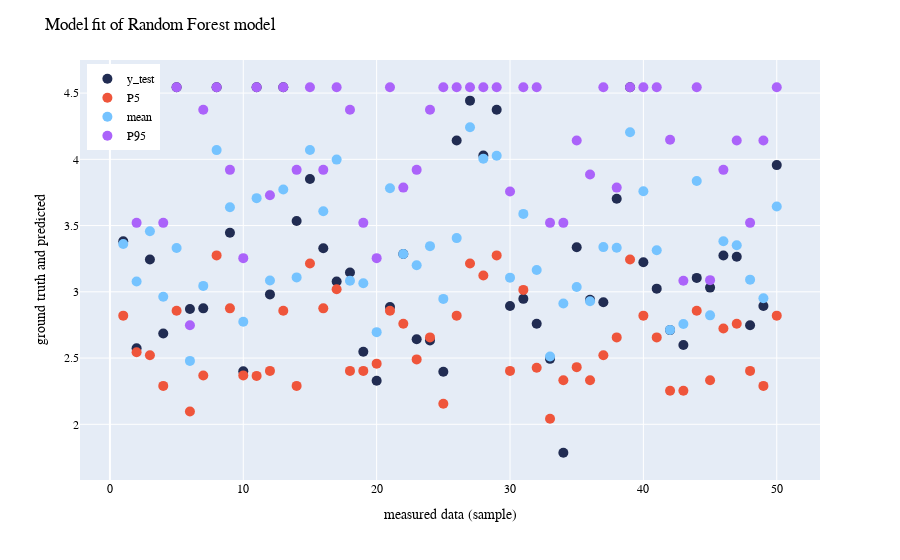

The cell this chart's notebook holds for it:
### Code cell
fig = px.scatter(df, x = "sample_number", y = "value", color = "variable", 
           color_discrete_sequence=['#212c52','light grey', '#75c3ff','light grey'])
fig.update_layout(
    font_family="Helvetica Neue, Helvetica, Arial, sans-serif",
    font_color="black",
    title = {'text':'Model fit of Random Forest model'},
    xaxis_title = "measured data (sample)",
    yaxis_title = "ground truth and predicted",
    #markersize= 12,
  )
fig.update_layout(legend=dict(
    yanchor="top",
    title=None,
    y=0.99,
    xanchor="left",
    x=0.01
))
fig.update_traces(marker_size = 10)

### Figure 1 — Plotly figure (JSON) as saved in the notebook; plotly's stock layout.template omitted (floating-point values rounded to 4 significant figures)
{"data": [{"hovertemplate": "variable=y_test<br>sample_number=%{x}<br>value=%{y}<extra></extra>", "legendgroup": "y_test", "marker": {"color": "#212c52", "size": 10, "symbol": "circle"}, "mode": "markers", "name": "y_test", "orientation": "v", "showlegend": true, "type": "scatter", "x": [1, 2, 3, 4, 5, 6, 7, 8, 9, 10, 11, 12, 13, 14, 15, 16, 17, 18, 19, 20, 21, 22, 23, 24, 25, 26, 27, 28, 29, 30, 31, 32, 33, 34, 35, 36, 37, 38, 39, 40, 41, 42, 43, 44, 45, 46, 47, 48, 49, 50], "xaxis": "x", "y": [3.381, 2.574, 3.245, 2.686, 4.544, 2.87, 2.875, 4.544, 3.446, 2.4, 4.544, 2.98, 4.544, 3.534, 3.852, 3.328, 3.077, 3.145, 2.548, 2.328, 2.885, 3.285, 2.641, 2.633, 2.396, 4.142, 4.443, 4.029, 4.374, 2.893, 2.947, 2.759, 2.494, 1.785, 3.337, 2.941, 2.921, 3.702, 4.544, 3.223, 3.024, 2.711, 2.599, 3.105, 3.032, 3.275, 3.264, 2.747, 2.893, 3.956], "yaxis": "y"}, {"hovertemplate": "variable=P5<br>sample_number=%{x}<br>value=%{y}<extra></extra>", "legendgroup": "P5", "marker": {"color": "light grey", "size": 10, "symbol": "circle"}, "mode": "markers", "name": "P5", "orientation": "v", "showlegend": true, "type": "scatter", "x": [1, 2, 3, 4, 5, 6, 7, 8, 9, 10, 11, 12, 13, 14, 15, 16, 17, 18, 19, 20, 21, 22, 23, 24, 25, 26, 27, 28, 29, 30, 31, 32, 33, 34, 35, 36, 37, 38, 39, 40, 41, 42, 43, 44, 45, 46, 47, 48, 49, 50], "xaxis": "x", "y": [2.82, 2.544, 2.521, 2.29, 2.857, 2.097, 2.369, 3.275, 2.875, 2.369, 2.365, 2.403, 2.857, 2.29, 3.214, 2.875, 3.02, 2.403, 2.403, 2.458, 2.857, 2.759, 2.49, 2.656, 2.155, 2.82, 3.214, 3.123, 3.275, 2.403, 3.015, 2.427, 2.041, 2.332, 2.431, 2.332, 2.521, 2.656, 3.244, 2.82, 2.656, 2.253, 2.253, 2.857, 2.332, 2.723, 2.759, 2.403, 2.29, 2.82], "yaxis": "y"}, {"hovertemplate": "variable=mean<br>sample_number=%{x}<br>value=%{y}<extra></extra>", "legendgroup": "mean", "marker": {"color": "#75c3ff", "size": 10, "symbol": "circle"}, "mode": "markers", "name": "mean", "orientation": "v", "showlegend": true, "type": "scatter", "x": [1, 2, 3, 4, 5, 6, 7, 8, 9, 10, 11, 12, 13, 14, 15, 16, 17, 18, 19, 20, 21, 22, 23, 24, 25, 26, 27, 28, 29, 30, 31, 32, 33, 34, 35, 36, 37, 38, 39, 40, 41, 42, 43, 44, 45, 46, 47, 48, 49, 50], "xaxis": "x", "y": [3.361, 3.078, 3.457, 2.963, 3.331, 2.479, 3.045, 4.07, 3.638, 2.774, 3.707, 3.086, 3.772, 3.109, 4.07, 3.608, 3.998, 3.084, 3.064, 2.696, 3.782, 3.286, 3.2, 3.345, 2.947, 3.406, 4.242, 4.005, 4.027, 3.107, 3.588, 3.165, 2.511, 2.912, 3.036, 2.929, 3.338, 3.332, 4.205, 3.759, 3.314, 2.713, 2.757, 3.836, 2.822, 3.382, 3.352, 3.092, 2.951, 3.644], "yaxis": "y"}, {"hovertemplate": "variable=P95<br>sample_number=%{x}<br>value=%{y}<extra></extra>", "legendgroup": "P95", "marker": {"color": "light grey", "size": 10, "symbol": "circle"}, "mode": "markers", "name": "P95", "orientation": "v", "showlegend": true, "type": "scatter", "x": [1, 2, 3, 4, 5, 6, 7, 8, 9, 10, 11, 12, 13, 14, 15, 16, 17, 18, 19, 20, 21, 22, 23, 24, 25, 26, 27, 28, 29, 30, 31, 32, 33, 34, 35, 36, 37, 38, 39, 40, 41, 42, 43, 44, 45, 46, 47, 48, 49, 50], "xaxis": "x", "y": [4.544, 3.52, 4.544, 3.52, 4.544, 2.747, 4.374, 4.544, 3.921, 3.254, 4.544, 3.729, 4.544, 3.921, 4.544, 3.921, 4.544, 4.374, 3.52, 3.254, 4.544, 3.787, 3.921, 4.374, 4.544, 4.544, 4.544, 4.544, 4.544, 3.757, 4.544, 4.544, 3.52, 3.52, 4.142, 3.886, 4.544, 3.787, 4.544, 4.544, 4.544, 4.148, 3.084, 4.544, 3.088, 3.921, 4.142, 3.52, 4.142, 4.544], "yaxis": "y"}], "layout": {"font": {"color": "black", "family": "Helvetica Neue, Helvetica, Arial, sans-serif"}, "legend": {"title": {}, "tracegroupgap": 0, "x": 0.01, "xanchor": "left", "y": 0.99, "yanchor": "top"}, "margin": {"t": 60}, "title": {"text": "Model fit of Random Forest model"}, "xaxis": {"anchor": "y", "domain": [0, 1], "title": {"text": "measured data (sample)"}}, "yaxis": {"anchor": "x", "domain": [0, 1], "title": {"text": "ground truth and predicted"}}}}
